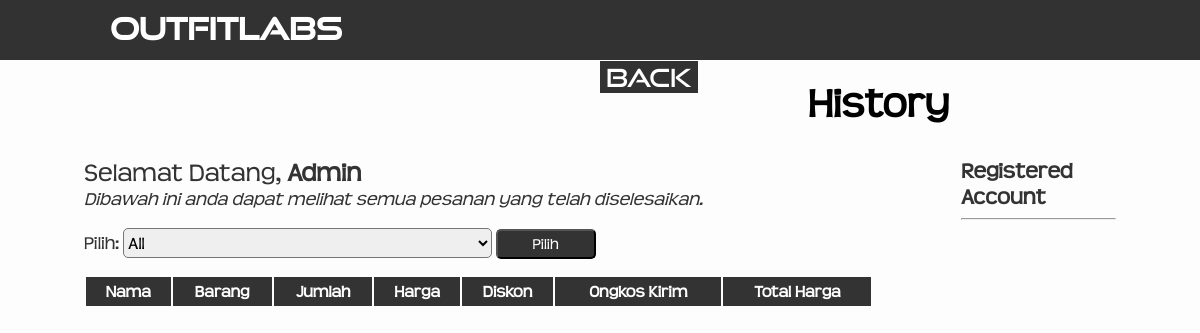
Before: /historyAdmin.php with the older database file.
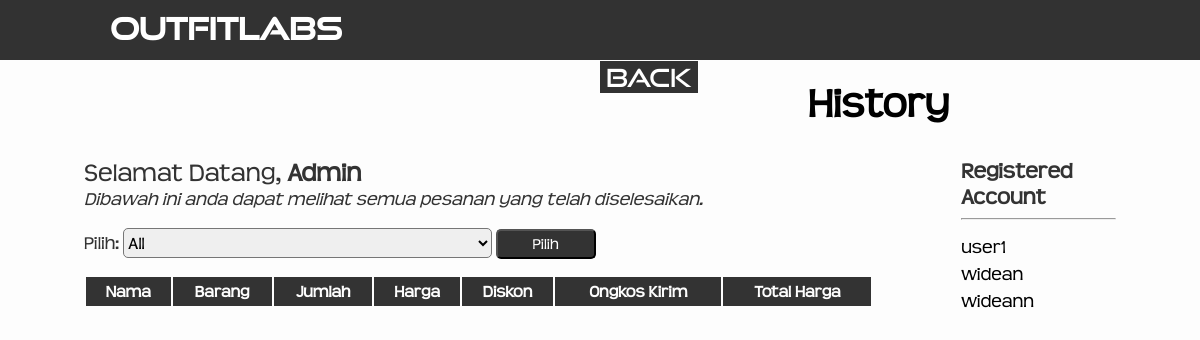
After: the same page with the newer database file.
### tables this page shows
CREATE TABLE `customer` (
  `id_customer` varchar(10) NOT NULL,
  `nama_customer` varchar(50) NOT NULL,
  `password` varchar(100) NOT NULL,
  `email` varchar(30) NOT NULL,
  `alamat` varchar(50) NOT NULL,
  `id_provinsi` varchar(10) NOT NULL,
  `saldo` varchar(20) NOT NULL,
  `akses` varchar(1) NOT NULL DEFAULT '1'
);

### historyAdmin.php (the view, shortened to what this page needs)
<?php
    require_once("connection.php");
    $results = mysqli_query($conn, "select nama_customer from customer");
?>
<html lang="en">
    <head>
        <link rel="stylesheet" href="./css/historyAdmin.css">
    </head>
    <body>
        <div class="header">
            <div id="logo" style="padding-left: 110px; padding-top: 10px; margin-right: 170px;" href="index.php">OutfitLabs</div>
            <form action="admin.php" method="POST">
                <button type="submit" id="btnBack">Back</button>
            </form>
        </div>
        <div class="address">
            History
        </div>
        <div class="main">
            <div class="greet">
                <p>Selamat Datang, </p>
                <p style="color: rgb(51, 51, 51); font-weight: bold;">Admin</p><br>
                <p style="font-size: 18px;"><i>Dibawah ini anda dapat melihat semua pesanan yang telah diselesaikan.</i></p><br><br>
                <div class="table">
                    <form action="" method="POST">
                        <label for="history" style="font-size: 18px;">Pilih:</label>
                        <select name="user" class="pilihan" id="users2">
                            <option value="All">All</option>
                        </select>
                        <Button type="submit" id="btn-submit" name="submit" style="background: rgb(51, 51, 51); color: white;">Pilih</Button>
                    </form>
                    <table>
                        <thead>
                            <th style="background: rgb(51, 51, 51)">Nama</th>
                            <th style="background: rgb(51, 51, 51)">Barang</th>
                            <th style="background: rgb(51, 51, 51)">Jumlah</th>
                            <th style="background: rgb(51, 51, 51)">Harga</th>
                            <th style="background: rgb(51, 51, 51)">Diskon</th>
                            <th style="background: rgb(51, 51, 51)">Ongkos Kirim</th>
                            <th style="background: rgb(51, 51, 51)">Total Harga</th>
                        </thead>
                    </table>
                </div>
            </div>
            <div class="menu">
                <h1>Registered Account</h1><hr>
                <ul>
                    <?php
                        while($row = mysqli_fetch_array($results)){?>
                            <li class="users"><?= $row[0] ?></li>
                    <?php } ?>
                </ul>
            </div>
        </div>
    </body>
</html>

Changed rows visible on the page:
added customer: nama_customer "user1"
added customer: nama_customer "widean"
added customer: nama_customer "wideann"
